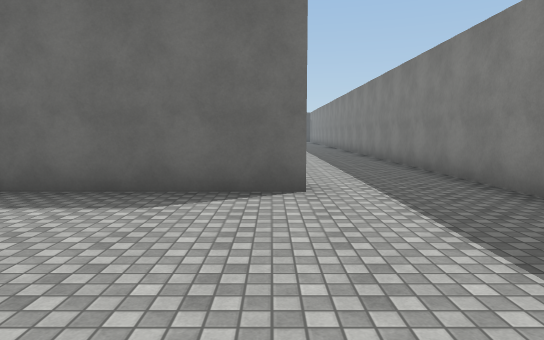
[1] (above)

24 first-person views from a walk through a scene from a Unity 3-D project. The camera is 1.5 m above the floor, tilts 6° down and sees 75° across. The floor is counted in squares, 2 m on a side. Each view is taken from the middle of a square. On the plan, view 1 faces up. The plan holds only what a view shows up to about 11 squares ahead; the rest is blank. The place goes on beyond the plan. The player character is not drawn. Surface patterns are stand-ins for the level's own textures.

[2]
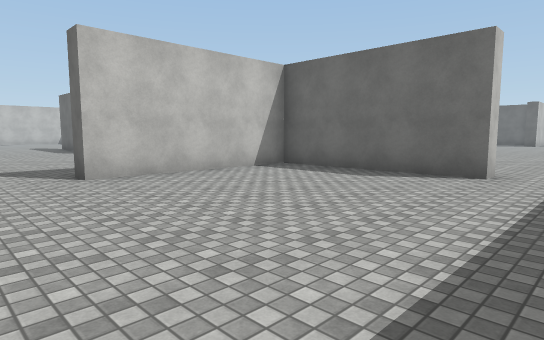

[3]
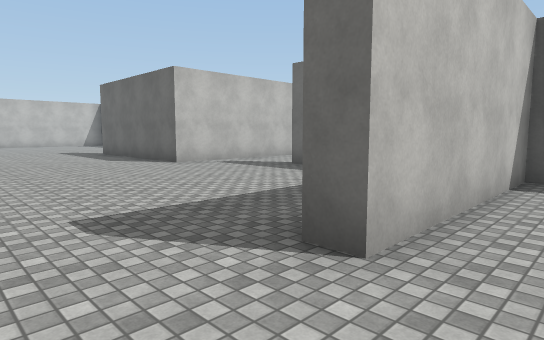

[4]
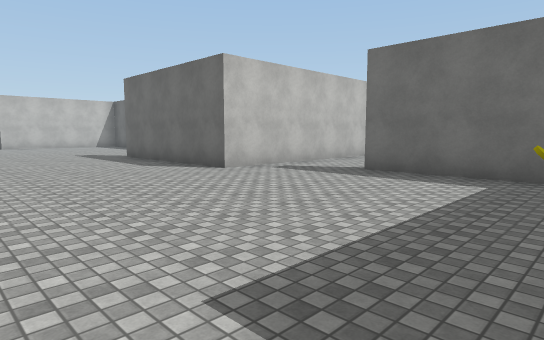

[5]
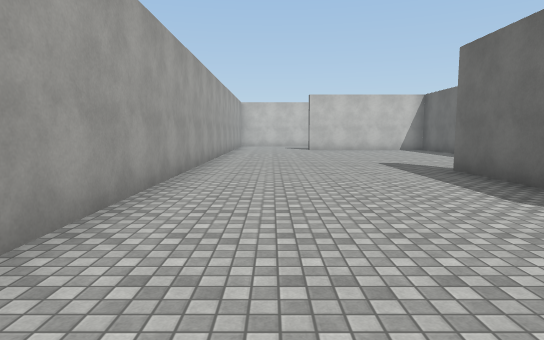

[6]
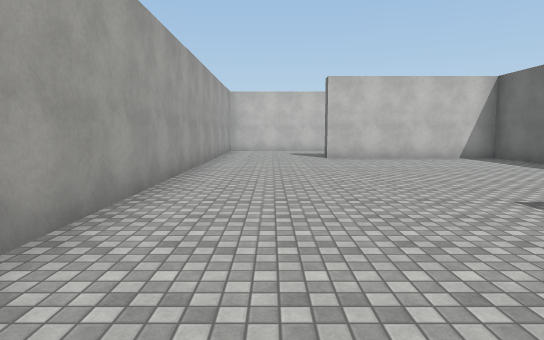

[7]
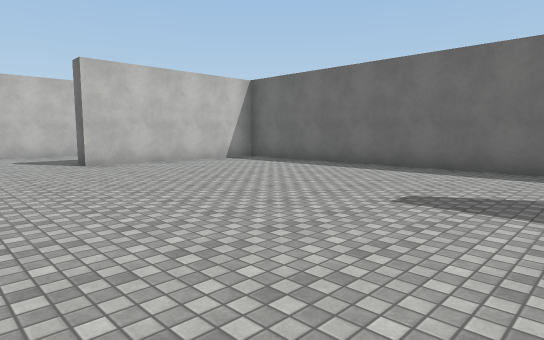

[8]
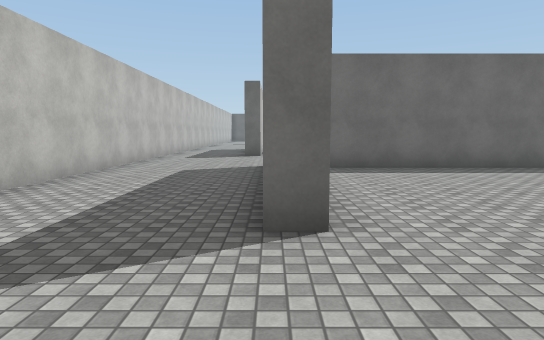

[9]
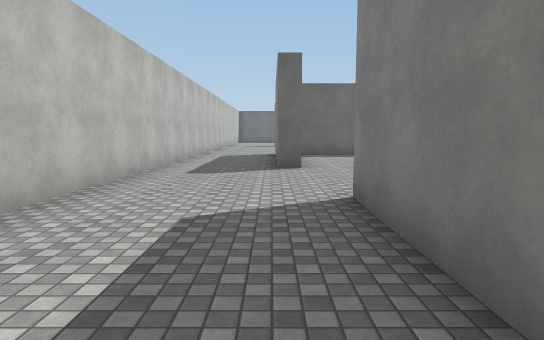

[10]
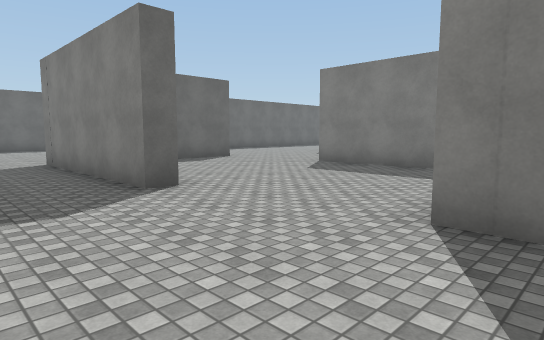

[11]
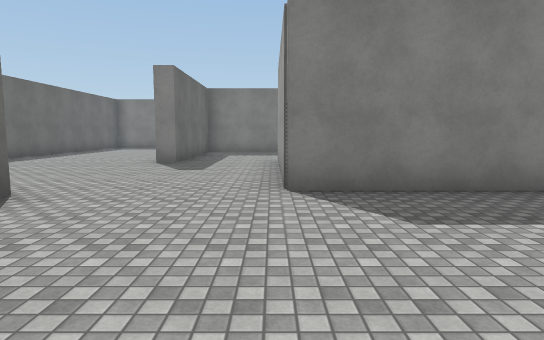

[12]
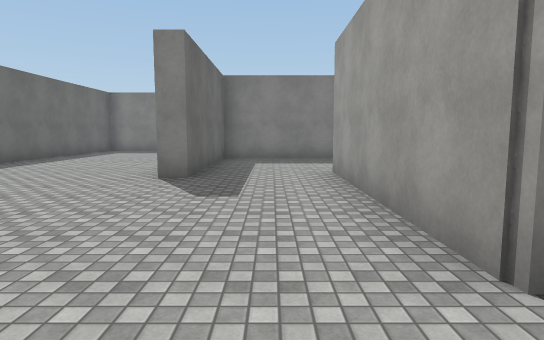

[13]
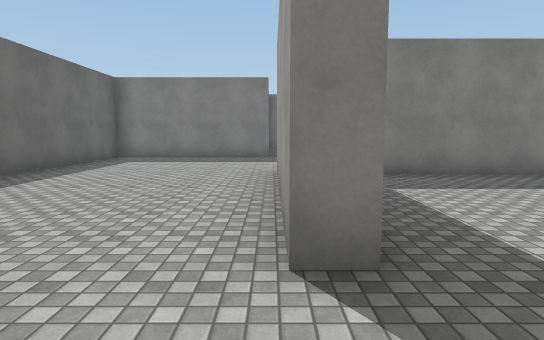

[14]
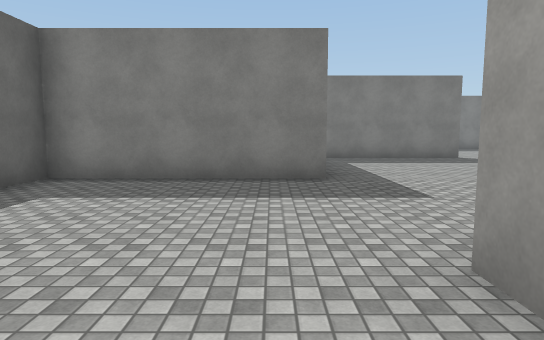

[15]
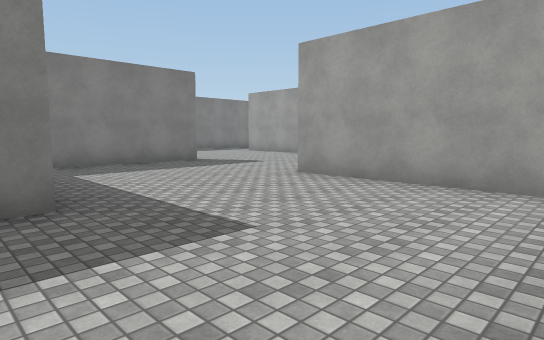

[16]
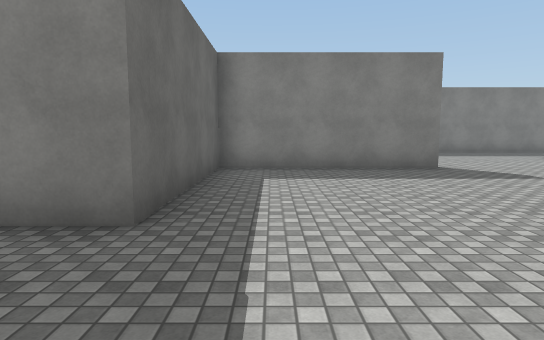

[17]
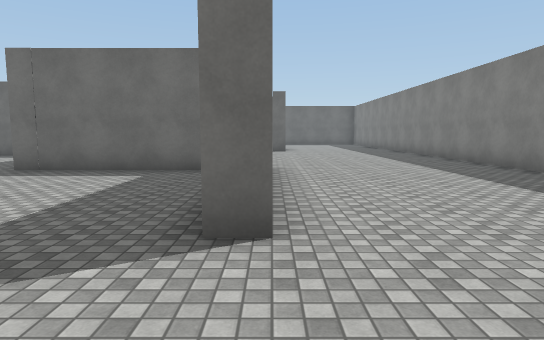

[18]
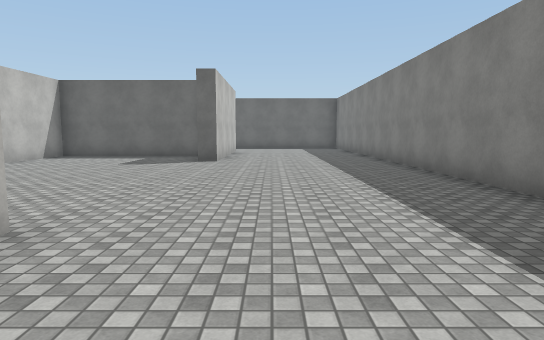

[19]
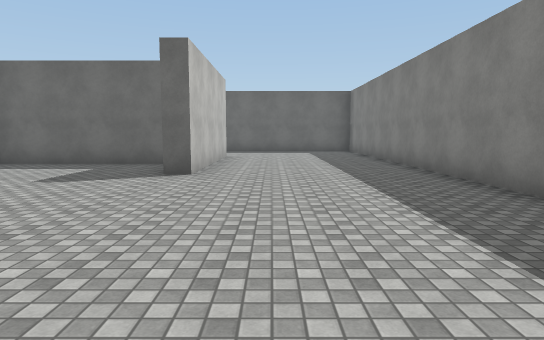

[20]
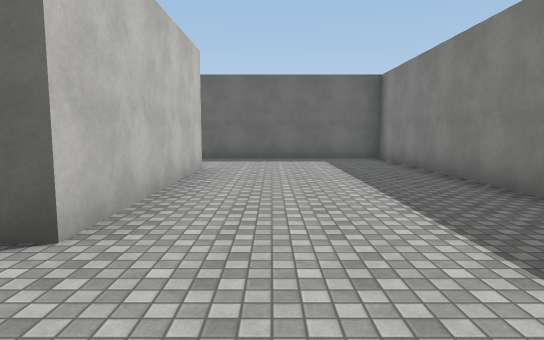

[21]
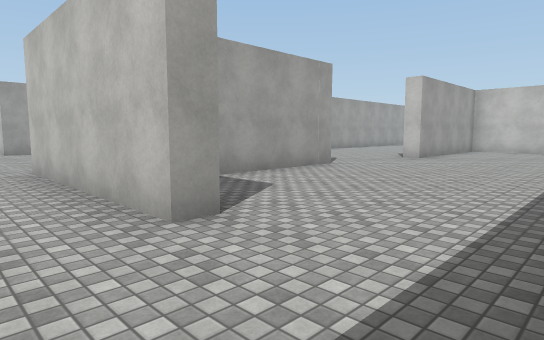

[22]
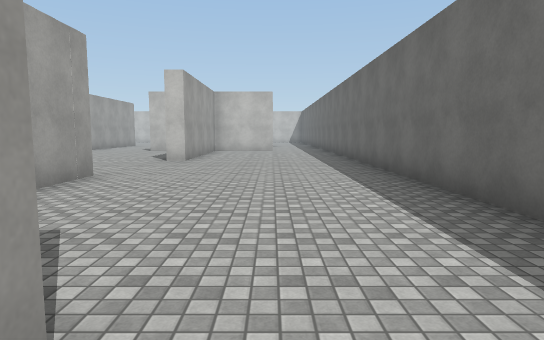

[23]
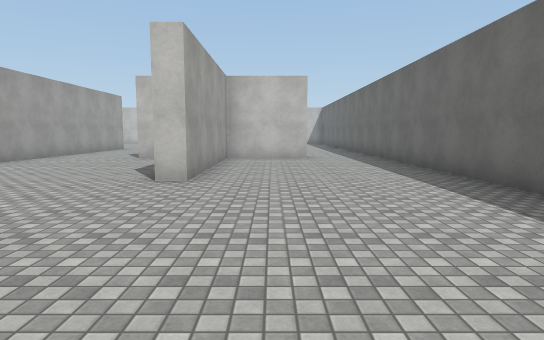

[24]
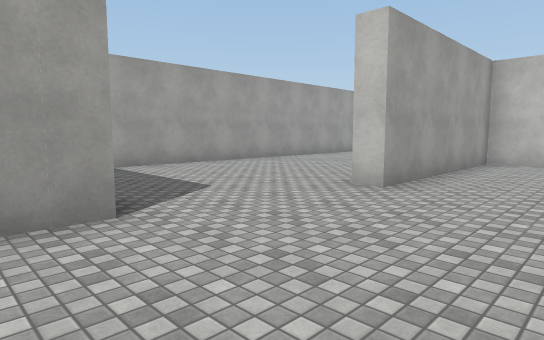

### Floor plan
Points are (right, up) in squares from view 1. A wall is a line through its corners. A room is listed if a view was taken in it or the views show most of it. See-through windows are left out.
Room 1 (views 1, 2, 3, 4, 5, 6, 7, 8, 9, 10, 11, 12, 13, 14, 15, 16, 17, 18, 19, 20, 21, 22, 23, 24)
walls: (-10.4, 9.9) (-6.5, 9.9); (-11.6, 9) (-11.6, 13.4) (-16.1, 13.4) (-16.1, 13.9) (-11, 13.9); (-11.1, 7.6) (-11.1, 2.6) (-16.1, 2.6); (-1.9, 9.5) (-2.5, 9.5) (-2.5, 14.1) (-7.2, 14.1) (-7.2, 18.7) (-14.8, 18.7); (-5.8, 4.5) (-8.9, 4.5); (-16.9, 5.6) (-24.6, 5.6) (-24.6, 0.6) (-25.1, 0.6); (-16.1, 19.2) (-8.9, 19.2); (-20.8, 14.1) (-22.8, 14.1); (-20.4, 7.4) (-20.4, 10.8) (-15.2, 10.8); (-15.5, 22.6) (-15.5, 22); (-7.2, 23.9) (-3.8, 23.9); (0.4, 5) (0.4, 4.5) (-4.1, 4.5) (-4.1, -0.1) (-4.6, -0.1); (3.1, 13.6) (3.1, 29.3) (-2.1, 29.3); (-2.5, 23.4) (-6.7, 23.4) (-6.7, 20.8); (3.1, 4) (3.1, 11.1); (-25.2, 9.5) (-25.9, 9.5) (-25.9, 14.6); (-15.5, 27.1) (-15.5, 24.7) (-10.5, 24.7) (-10.5, 24.1); (-2, 26.4) (-1.5, 26.4) (-1.5, 21.4) (-2, 21.4); (-25.1, 3.1) (-25.1, 6.1); (-3.9, 29.3) (-16, 29.3); (-28.5, 13) (-28.5, -0.4); (-25.1, -2.7) (-11, -2.7)
ways out: opening at (-27.5, 15.5); opening at (-16, 28.5)
objects: other object (-6, 3)

Where each view was taken, in squares from view 1:
view 1: 0 up, 0 right, facing up
view 2: 2 down, 2 right, facing up-left
view 3: 2 down, 3 left, facing up-left
view 4: 2 down, 5 left, facing up-left
view 5: 1 down, 9 left, facing left
view 6: 1 down, 14 left, facing left
view 7: 2 down, 16 left, facing up-left
view 8: 2 down, 25 left, facing up
view 9: 2 up, 26 left, facing up
view 10: 5 up, 28 left, facing up-right
view 11: 11 up, 25 left, facing right
view 12: 12 up, 22 left, facing right
view 13: 14 up, 18 left, facing right
view 14: 15 up, 13 left, facing right
view 15: 15 up, 11 left, facing down-right
view 16: 13 up, 10 left, facing right
view 17: 7 up, 2 left, facing up
view 18: 12 up, 0 right, facing up
view 19: 15 up, 0 right, facing up
view 20: 19 up, 0 right, facing up
view 21: 29 up, 0 right, facing down-left
view 22: 27 up, 1 left, facing left
view 23: 26 up, 5 left, facing left
view 24: 27 up, 6 left, facing down-left
